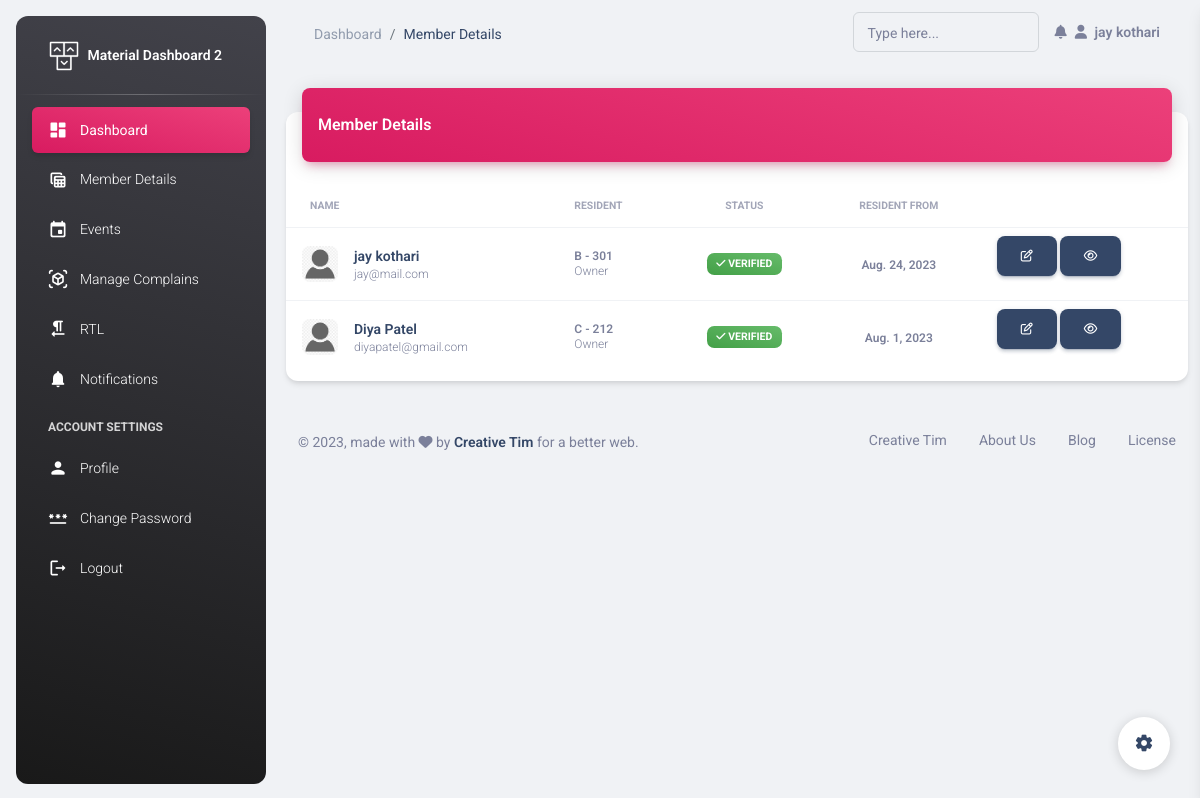
The app's page /sec/member-details/ (signed in) with its own data.
### Secretory/models.py (models this page shows, shortened)
class Secratory(models.Model):
    name = models.CharField(max_length=30)
    email = models.EmailField(unique=True)
    mobile = models.CharField(max_length=10)
    address = models.TextField()
    password = models.CharField(max_length=30)
    sec_from = models.DateField(auto_now_add=True)
    profile_pic = models.FileField(upload_to='profile',default='avtar.png')

### Members/models.py (models this page shows, shortened)
class Member(models.Model):
    fname = models.CharField(max_length=30)
    lname = models.CharField(max_length=30)
    mobile = models.CharField(max_length=13)
    email = models.EmailField(unique=True)
    flat_no = models.IntegerField()
    wing = models.CharField(max_length=1)
    res_from = models.DateField(null=True)
    created_on = models.DateTimeField(auto_now_add=True)
    res_type = models.CharField(max_length=20,default='Owner',choices=choice)
    verify = models.BooleanField(default=False)
    pic = models.FileField(upload_to='member_pic',default='avtar.png')
    password = models.CharField(max_length=30,null=True,blank=True)

### Secretory/views.py (the view)
# urls.py: path('member-details/',views.member_details, name='member-details'),
def member_details(request):
        user = Secratory.objects.get(email=request.session['email'])
        members = Member.objects.all()
        return render(request,'member-details.html',{'user':user,'members':members})

### Secretory/templates/member-details.html (shortened to what this page needs)
{% extends 'header.html' %}
{% load static %}
{% block page %}
Member Details
{% endblock %}
{% block content %}
<div class="container-fluid py-4">
    <div class="row">
      <div class="col-12">
        <div class="card my-4">
          <div class="card-header p-0 position-relative mt-n4 mx-3 z-index-2">
            <div class="bg-gradient-primary shadow-primary border-radius-lg pt-4 pb-3">
              <h6 class="text-white text-capitalize ps-3">Member Details</h6>
            </div>
          </div>
          <div class="card-body px-0 pb-2">
            <div class="table-responsive p-0">
              <table class="table align-items-center mb-0">
                <thead>
                  <tr>
                    <th class="text-uppercase text-secondary text-xxs font-weight-bolder opacity-7">Name</th>
                    <th class="text-uppercase text-secondary text-xxs font-weight-bolder opacity-7 ps-2">Resident</th>
                    <th class="text-center text-uppercase text-secondary text-xxs font-weight-bolder opacity-7">Status</th>
                    <th class="text-center text-uppercase text-secondary text-xxs font-weight-bolder opacity-7">Resident From</th>
                    <th class="text-secondary opacity-7"></th>
                  </tr>
                </thead>
                <tbody>
                  {% for member in members %}
                  <tr>
                    <td>
                      <div class="d-flex px-2 py-1">
                        <div>
                          <img src="{{member.pic.url}}" class="avatar avatar-sm me-3 border-radius-lg" alt="user1">
                        </div>
                        <div class="d-flex flex-column justify-content-center">
                          <h6 class="mb-0 text-sm">{{member.fname}}  {{member.lname}}</h6>
                          <p class="text-xs text-secondary mb-0">{{member.email}}</p>
                        </div>
                      </div>
                    </td>
                    <td>
                      <p class="text-xs font-weight-bold mb-0">{{member.wing}} - {{member.flat_no}}</p>
                      <p class="text-xs text-secondary mb-0">{{member.res_type}}</p>
                    </td>
                    <td class="align-middle text-center text-sm">
                      {% if member.verify %}
                      <span class="badge badge-sm bg-gradient-success"><i class="fa fa-check"></i> Verified</span>
                      {% else %}
                      <span class="badge badge-sm bg-gradient-danger"><i class="fa fa-close"></i> Not Verify</span>
                      {% endif %}
                    </td>
                    <td class="align-middle text-center">
                      <span class="text-secondary text-xs font-weight-bold">{{member.res_from}}</span>
                    </td>
                    <td class="align-middle">
                      <a href="{% url 'edit-member' member.id    %}" class="text-secondary font-weight-bold text-xs" data-toggle="tooltip" data-original-title="Edit user">
                        <button class="btn btn-dark"><i class="fa fa-edit"></i></button>
                      </a>
                      <a href="javascript:;" class="text-secondary font-weight-bold text-xs" data-toggle="tooltip" data-original-title="Edit user">
                        <button class="btn btn-dark"><i class="fa fa-eye"></i></button>
                      </a>
                    </td>
                  </tr>
                  {% endfor %}
                </tbody>
              </table>
            </div>
          </div>
        </div>
      </div>
    </div>
    <footer class="footer py-4  ">
      <div class="container-fluid">
        <div class="row align-items-center justify-content-lg-between">
          <div class="col-lg-6 mb-lg-0 mb-4">
            <div class="copyright text-center text-sm text-muted text-lg-start">
              © ,
              made with <i class="fa fa-heart"></i> by
              <a href="https://www.creative-tim.com" class="font-weight-bold" target="_blank">Creative Tim</a>
              for a better web.
            </div>
          </div>
          <div class="col-lg-6">
            <ul class="nav nav-footer justify-content-center justify-content-lg-end">
              <li class="nav-item">
                <a href="https://www.creative-tim.com" class="nav-link text-muted" target="_blank">Creative Tim</a>
              </li>
              <li class="nav-item">
                <a href="https://www.creative-tim.com/presentation" class="nav-link text-muted" target="_blank">About Us</a>
              </li>
              <li class="nav-item">
                <a href="https://www.creative-tim.com/blog" class="nav-link text-muted" target="_blank">Blog</a>
              </li>
              <li class="nav-item">
                <a href="https://www.creative-tim.com/license" class="nav-link pe-0 text-muted" target="_blank">License</a>
              </li>
            </ul>
          </div>
        </div>
      </div>
    </footer>
  </div>
{% endblock %}

### Secretory/templates/header.html (shortened to what this page needs)
{% load static %}
<!DOCTYPE html>
<html lang="en">
<head>
  <link href="{% static 'assets/css/nucleo-icons.css' %}" rel="stylesheet" />
  <link href="{% static 'assets/css/nucleo-svg.css' %}" rel="stylesheet" />
  <link id="pagestyle" href="{% static 'assets/css/material-dashboard.css' %}" rel="stylesheet" />
</head>
<body class="g-sidenav-show  bg-gray-200">
  <aside class="sidenav navbar navbar-vertical navbar-expand-xs border-0 border-radius-xl my-3 fixed-start ms-3   bg-gradient-dark" id="sidenav-main">
    <div class="sidenav-header">
      <a class="navbar-brand m-0" href=" https://demos.creative-tim.com/material-dashboard/pages/dashboard " target="_blank">
        <img src="{% static 'assets/img/logo-ct.png' %}" class="navbar-brand-img h-100" alt="main_logo">
        <span class="ms-1 font-weight-bold text-white">Material Dashboard 2</span>
      </a>
    </div>
    <hr class="horizontal light mt-0 mb-2">
    <div class="collapse navbar-collapse  w-auto " id="sidenav-collapse-main">
      <ul class="navbar-nav">
        <li class="nav-item">
          <a class="nav-link text-white active bg-gradient-primary" href="{% url 'index' %}">
            <div class="text-white text-center me-2 d-flex align-items-center justify-content-center">
              <i class="material-icons opacity-10">dashboard</i>
            </div>
            <span class="nav-link-text ms-1">Dashboard</span>
          </a>
        </li>
        <li class="nav-item">
          <a class="nav-link text-white " href="{% url 'member-details' %}">
            <div class="text-white text-center me-2 d-flex align-items-center justify-content-center">
              <i class="material-icons opacity-10">table_view</i>
            </div>
            <span class="nav-link-text ms-1">Member Details</span>
          </a>
        </li>
        <li class="nav-item">
          <a class="nav-link text-white " href="{% url 'manage-events' %}">
            <div class="text-white text-center me-2 d-flex align-items-center justify-content-center">
              <i class="material-icons opacity-10">event</i>
            </div>
            <span class="nav-link-text ms-1">Events</span>
          </a>
        </li>
        <li class="nav-item">
          <a class="nav-link text-white " href="{% url 'manage-complains' %}">
            <div class="text-white text-center me-2 d-flex align-items-center justify-content-center">
              <i class="material-icons opacity-10">view_in_ar</i>
            </div>
            <span class="nav-link-text ms-1">Manage Complains</span>
          </a>
        </li>
        <li class="nav-item">
          <a class="nav-link text-white " href="../pages/rtl.html">
            <div class="text-white text-center me-2 d-flex align-items-center justify-content-center">
              <i class="material-icons opacity-10">format_textdirection_r_to_l</i>
            </div>
            <span class="nav-link-text ms-1">RTL</span>
          </a>
        </li>
        <li class="nav-item">
          <a class="nav-link text-white " href="../pages/notifications.html">
            <div class="text-white text-center me-2 d-flex align-items-center justify-content-center">
              <i class="material-icons opacity-10">notifications</i>
            </div>
            <span class="nav-link-text ms-1">Notifications</span>
          </a>
        </li>
        <li class="nav-item mt-3">
          <h6 class="ps-4 ms-2 text-uppercase text-xs text-white font-weight-bolder opacity-8">Account Settings</h6>
        </li>
        <li class="nav-item">
          <a class="nav-link text-white " href="{% url 'edit-profile' %}">
            <div class="text-white text-center me-2 d-flex align-items-center justify-content-center">
              <i class="material-icons opacity-10">person</i>
            </div>
            <span class="nav-link-text ms-1">Profile</span>
          </a>
        </li>
        <li class="nav-item">
          <a class="nav-link text-white " href="{% url 'change-password' %}">
            <div class="text-white text-center me-2 d-flex align-items-center justify-content-center">
              <i class="material-icons opacity-10">password</i>
            </div>
            <span class="nav-link-text ms-1">Change Password</span>
          </a>
        </li>
        <li class="nav-item">
          <a class="nav-link text-white " href="{% url 'logout' %}">
            <div class="text-white text-center me-2 d-flex align-items-center justify-content-center">
              <i class="material-icons opacity-10">logout</i>
            </div>
            <span class="nav-link-text ms-1">Logout</span>
          </a>
        </li>
      </ul>
    </div>
  </aside>
  <main class="main-content position-relative max-height-vh-100 h-100 border-radius-lg ">
    <nav class="navbar navbar-main navbar-expand-lg px-0 mx-4 shadow-none border-radius-xl" id="navbarBlur" data-scroll="true">
        <div class="container-fluid py-1 px-3">
          <nav aria-label="breadcrumb">
            <ol class="breadcrumb bg-transparent mb-0 pb-0 pt-1 px-0 me-sm-6 me-5">
              <li class="breadcrumb-item text-sm"><a class="opacity-5 text-dark" href="javascript:;">Dashboard</a></li>
              <li class="breadcrumb-item text-sm text-dark active" aria-current="page">{% block page %}Dashboard{% endblock %}</li>
            </ol>
          </nav>
          <div class="collapse navbar-collapse mt-sm-0 mt-2 me-md-0 me-sm-4" id="navbar">
            <div class="ms-md-auto pe-md-3 d-flex align-items-center">
              <div class="input-group input-group-outline">
                <label class="form-label">Type here...</label>
                <input type="text" class="form-control">
              </div>
            </div>
            <ul class="navbar-nav  justify-content-end">
              <li class="nav-item dropdown pe-2 d-flex align-items-center">
                <a href="javascript:;" class="nav-link text-body p-0" id="dropdownMenuButton" data-bs-toggle="dropdown" aria-expanded="false">
                  <i class="fa fa-bell cursor-pointer"></i>
                </a>
              </li>
              <li class="nav-item d-flex align-items-center">
                <a href="../pages/sign-in.html" class="nav-link text-body font-weight-bold px-0">
                  <i class="fa fa-user me-sm-1"></i>
                  <span class="d-sm-inline d-none">{{user.name}}</span>
                </a>
              </li>
            </ul>
          </div>
        </div>
      </nav>
      {% block content %}
      {% endblock %}
    </main>
    <div class="fixed-plugin">
      <a class="fixed-plugin-button text-dark position-fixed px-3 py-2">
        <i class="material-icons py-2">settings</i>
      </a>
    </div>
  </body>
  </html>

### records on screen
Secratory: name "jay kothari"
Member: pic (picture), fname "jay", lname "kothari", email "jay@mail.com", wing "B", flat_no "301", res_type "Owner", verify True (drawn), res_from "Aug. 24, 2023"
Member: pic (picture), fname "Diya", lname "Patel", email "diyapatel@gmail.com", wing "C", flat_no "212", res_type "Owner", verify True (drawn), res_from "Aug. 1, 2023"
